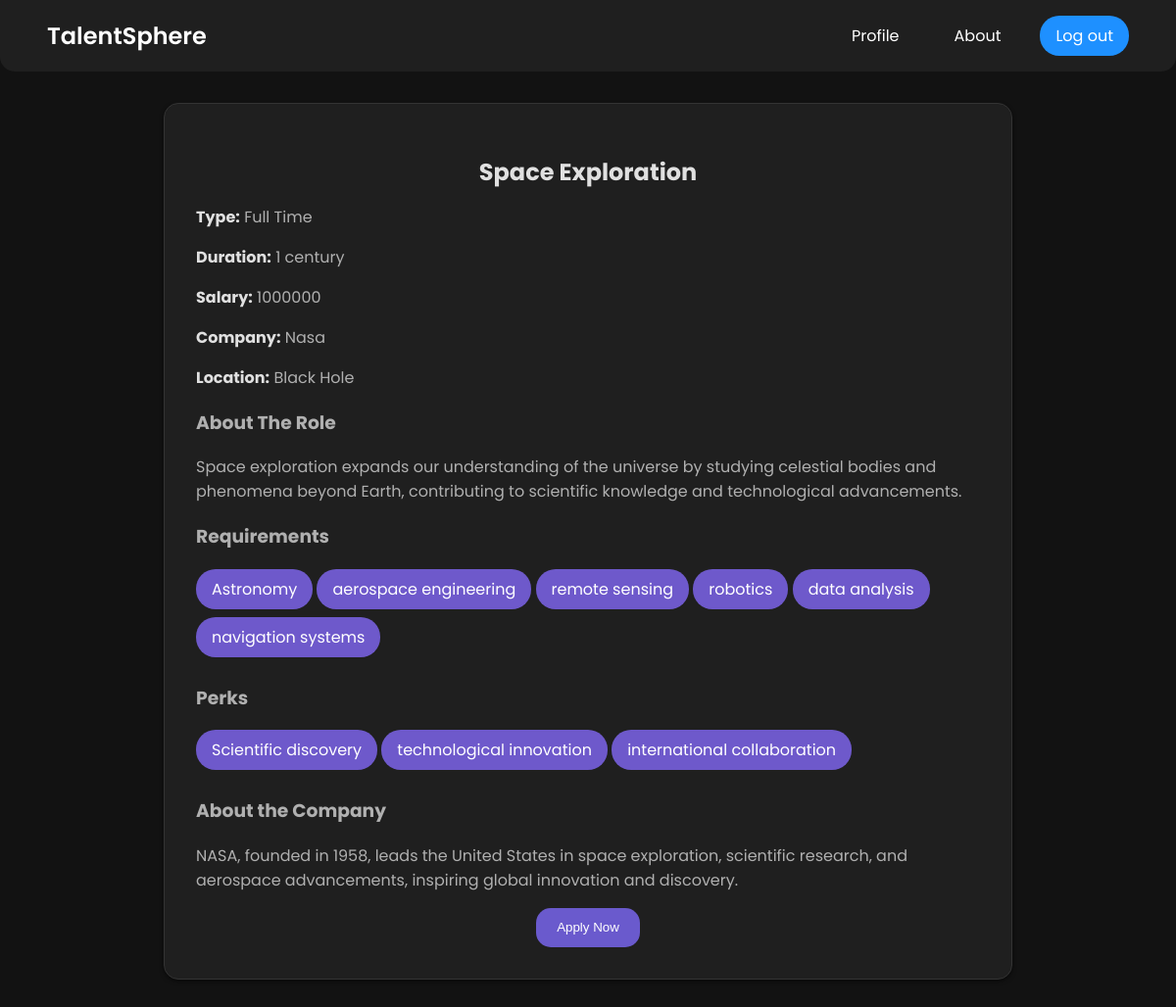
The page /job_details/16/ (signed in) on the database as committed earlier.
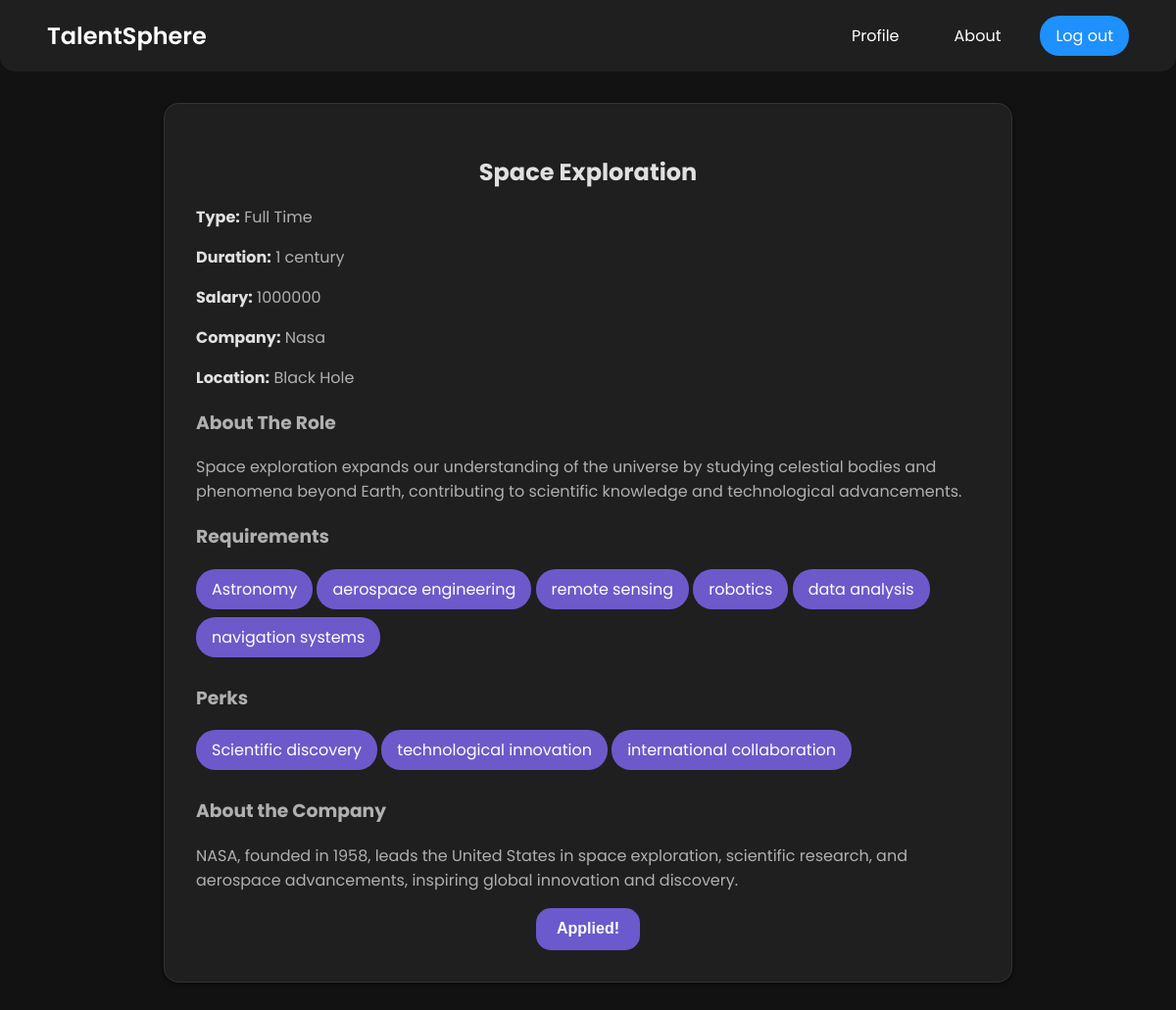
The same page on the database as committed later.
### base/models.py (models this page shows, shortened)
class Job_details(models.Model):
    user = models.ForeignKey(User, on_delete=models.CASCADE, blank=True, null=True)
    title = models.CharField(max_length=200)
    description = models.TextField(null=True, blank=True)
    duration = models.CharField(max_length=100)
    salary = models.CharField(max_length=100)
    location = models.CharField(max_length=200)
    company = models.CharField(max_length=200)
    about_the_role = models.TextField()
    requirements = models.TextField()
    perks = models.TextField()
    about_the_company = models.TextField()
    job_type = models.CharField(max_length=50, choices=[
        ('fulltime', 'Full Time'),
        ('halftime', 'Half Time'),
    ], default='fulltime')
    created = models.DateTimeField(auto_now_add=True)
    applicants = models.TextField(null=True, blank=True)  # Field to store applicants' usernames
    class Meta:
        ordering = ['created']

### base/views.py (the view, shortened to what this page needs)
# urls.py: path('job_details/<int:pk>/', OpeningListDetails.as_view(), name='listings-details'),
class OpeningListDetails(LoginRequiredMixin, SuccessMessageMixin, DetailView):
    model = Job_details
    context_object_name = "opening"
    template_name = 'base/job_details_detail.html'  # Ensure this matches your template path
    success_message = "You have successfully applied for this job."
    def get_context_data(self, **kwargs):
        context = super().get_context_data(**kwargs)
        requirements_text = self.object.requirements
        requirements_list = requirements_text.split(',') if requirements_text else []
        perks_text = self.object.perks
        perks_list = perks_text.split(',') if perks_text else []
        context['requirements_list'] = requirements_list
        context['perks_list'] = perks_list
        user_details = get_object_or_404(User_Details, user=self.request.user)
        context['user_details'] = user_details
        return context

### base/templates/base/job_details_detail.html (shortened to what this page needs)
<!DOCTYPE html>
<html lang="en">
<head>
    <link rel="stylesheet" href="https://cdnjs.cloudflare.com/ajax/libs/font-awesome/6.0.0-beta3/css/all.min.css">
</head>
<body>
    <header>
        <nav class="navbar">
            <div class="logo">
                <a href="{% url 'listings' %}" class="logo-link">TalentSphere</a>
            </div>
            <div class="nav-links">
                <a href="{% url 'user_details' %}" class="nav-item">Profile</a>
                <a href="{% url 'about' %}" class="nav-item">About</a>
                <a href="{% url 'logout' %}" class="nav-item contact-btn">Log out</a>
            </div>
        </nav>
    </header>
    <main>
        <div class="job-details">
            <h2>{{ opening.title }}</h2>
            <p><strong>Type:</strong> {{ opening.get_job_type_display }}</p>
            <p><strong>Duration:</strong> {{ opening.duration }}</p>
            <p><strong>Salary:</strong> {{ opening.salary }}</p>
            <p><strong>Company:</strong> {{ opening.company }}</p>
            <p><strong>Location:</strong> {{ opening.location }}</p>
            <h3>About The Role</h3>
            <p>{{ opening.about_the_role }}</p>
            <h3>Requirements</h3>
            <div>
                {% for requirement in requirements_list %}
                <div class="bubble">{{ requirement }}</div>
                {% endfor %}
            </div>
            <h3>Perks</h3>
            <div>
                {% for perk in perks_list %}
                <div class="bubble">{{ perk }}</div>
                {% endfor %}
            </div>
            <h3>About the Company</h3>
            <p>{{ opening.about_the_company }}</p>
            <div class="cont">
              {% if user_details.user_type == 'employee' %}
                  {% if user.username in opening.applicants %}
                      <button id="applied-btn" type="button" class="btn applied-btn" disabled>Applied!</button>
                  {% else %}
                      <form action="{% url 'apply-now' opening.pk %}" method="post">
                          <button id="apply-btn" type="submit">Apply Now</button>
                      </form>
                  {% endif %}
              {% elif user_details.user_type == 'employer' %}
                  <a href="{% url 'view-applicants' opening.pk %}" class="btn view-applicants-btn">View Applicants</a>
              {% endif %}
          </div>
        </div>
    </main>
</body>
</html>

Rows that differ between the two databases and show on the page:
changed Job_details "Space Exploration": applicants empty → "admin" (drawn)
Other text that changed with them:
text no longer shown: "Apply Now"
text now shown: "Applied!"
